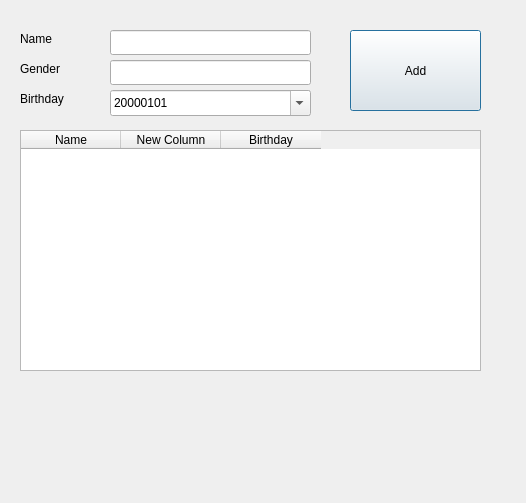
<?xml version="1.0" encoding="UTF-8"?>
<ui version="4.0">
 <class>Dialog</class>
 <widget class="QDialog" name="Dialog">
  <property name="geometry">
   <rect>
    <x>0</x>
    <y>0</y>
    <width>526</width>
    <height>503</height>
   </rect>
  </property>
  <property name="windowTitle">
   <string>Dialog</string>
  </property>
  <widget class="QLabel" name="label">
   <property name="geometry">
    <rect>
     <x>20</x>
     <y>30</y>
     <width>67</width>
     <height>17</height>
    </rect>
   </property>
   <property name="text">
    <string>Name</string>
   </property>
  </widget>
  <widget class="QLabel" name="label_2">
   <property name="geometry">
    <rect>
     <x>20</x>
     <y>60</y>
     <width>67</width>
     <height>17</height>
    </rect>
   </property>
   <property name="text">
    <string>Gender</string>
   </property>
  </widget>
  <widget class="QLabel" name="label_3">
   <property name="geometry">
    <rect>
     <x>20</x>
     <y>90</y>
     <width>67</width>
     <height>17</height>
    </rect>
   </property>
   <property name="text">
    <string>Birthday</string>
   </property>
  </widget>
  <widget class="QLineEdit" name="editName">
   <property name="geometry">
    <rect>
     <x>110</x>
     <y>30</y>
     <width>201</width>
     <height>25</height>
    </rect>
   </property>
  </widget>
  <widget class="QLineEdit" name="editGender">
   <property name="geometry">
    <rect>
     <x>110</x>
     <y>60</y>
     <width>201</width>
     <height>25</height>
    </rect>
   </property>
  </widget>
  <widget class="QDateEdit" name="editBirthday">
   <property name="geometry">
    <rect>
     <x>110</x>
     <y>90</y>
     <width>201</width>
     <height>26</height>
    </rect>
   </property>
   <property name="displayFormat">
    <string>yyyyMMdd</string>
   </property>
   <property name="calendarPopup">
    <bool>true</bool>
   </property>
  </widget>
  <widget class="QPushButton" name="btnAdd">
   <property name="geometry">
    <rect>
     <x>350</x>
     <y>30</y>
     <width>131</width>
     <height>81</height>
    </rect>
   </property>
   <property name="text">
    <string>Add</string>
   </property>
  </widget>
  <widget class="QTableWidget" name="tableWidget">
   <property name="geometry">
    <rect>
     <x>20</x>
     <y>130</y>
     <width>461</width>
     <height>241</height>
    </rect>
   </property>
   <column>
    <property name="text">
     <string>Name</string>
    </property>
   </column>
   <column>
    <property name="text">
     <string>New Column</string>
    </property>
   </column>
   <column>
    <property name="text">
     <string>Birthday</string>
    </property>
   </column>
  </widget>
 </widget>
 <resources/>
 <connections/>
</ui>
